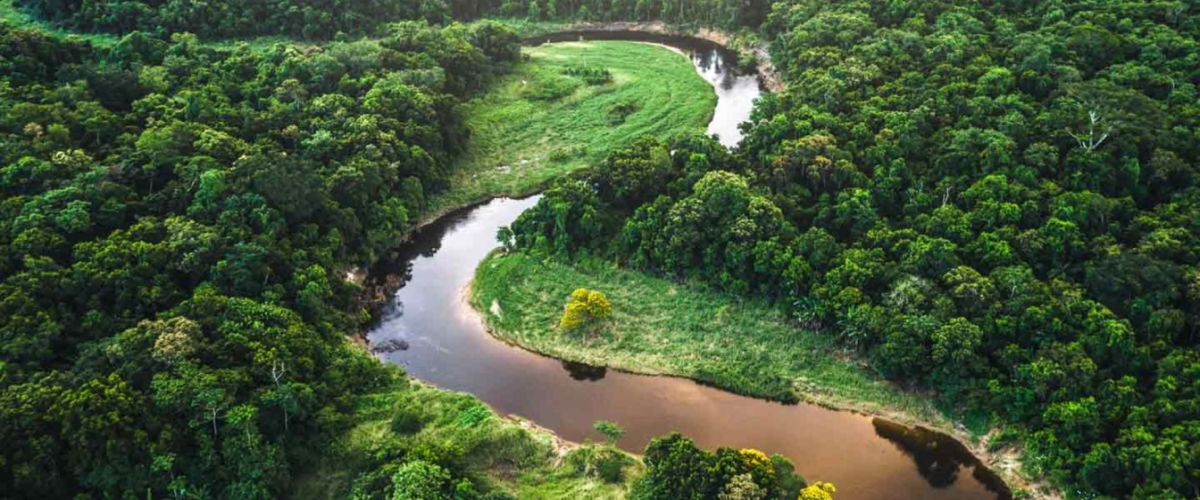
#> input picture basic_opencv/nature.jpg, 1200 x 500 px, found by its file name
$ jupyter execute --allow-errors 1.OpenCV.ipynb
#> lines starting #> are read from the running program, lines starting #| are printed output that depends on the picture
## OpenCV

[cell 1]
import cv2

image = cv2.imread('tree.jpeg', 0)
#> (the rest of this cell did not finish here and is left out)

[cell 2]
import cv2

image = cv2.imread('nature.jpg', 0)
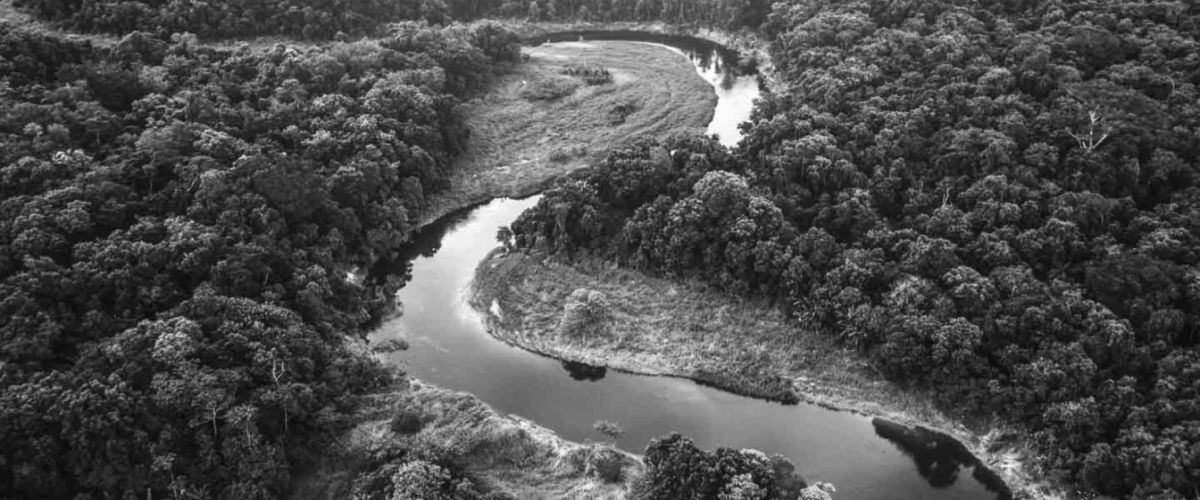
#> image: shape (500, 1200); min 5, max 255, mean 77.2
height, width = image.shape
#> height = 500; width = 1200

print(height)
#| 500
print(width)
#| 1200

[cell 3]
import cv2
import numpy as np

#> (the rest of this cell did not finish here and is left out)

## Create black and noise images

[cell 4]
# create a black image

import cv2
import numpy as np

height = 500
width = 500
image = [[0]*width for _ in range(height)]

cv2.imwrite('1.black_image.jpg', np.array(image))
#> Out = True

[cell 5]
# create a black image

import cv2
import numpy as np
import random

height = 500
width = 500
image = [[0]*width for _ in range(height)]

# set noise to each pixel
# a random integer in [0, 2550]
for i in range(height):
    for j in range(width):
        image[i][j] = random.randint(0, 255)

cv2.imwrite('1.noise_image.jpg', np.array(image))
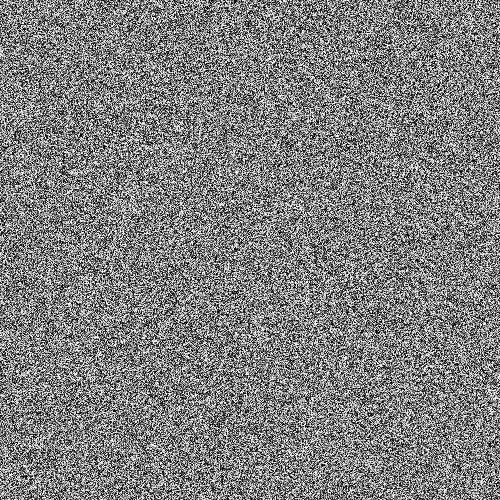
#> saved as 1.noise_image.jpg: shape (500, 500); min 0, max 255, mean 127.4
